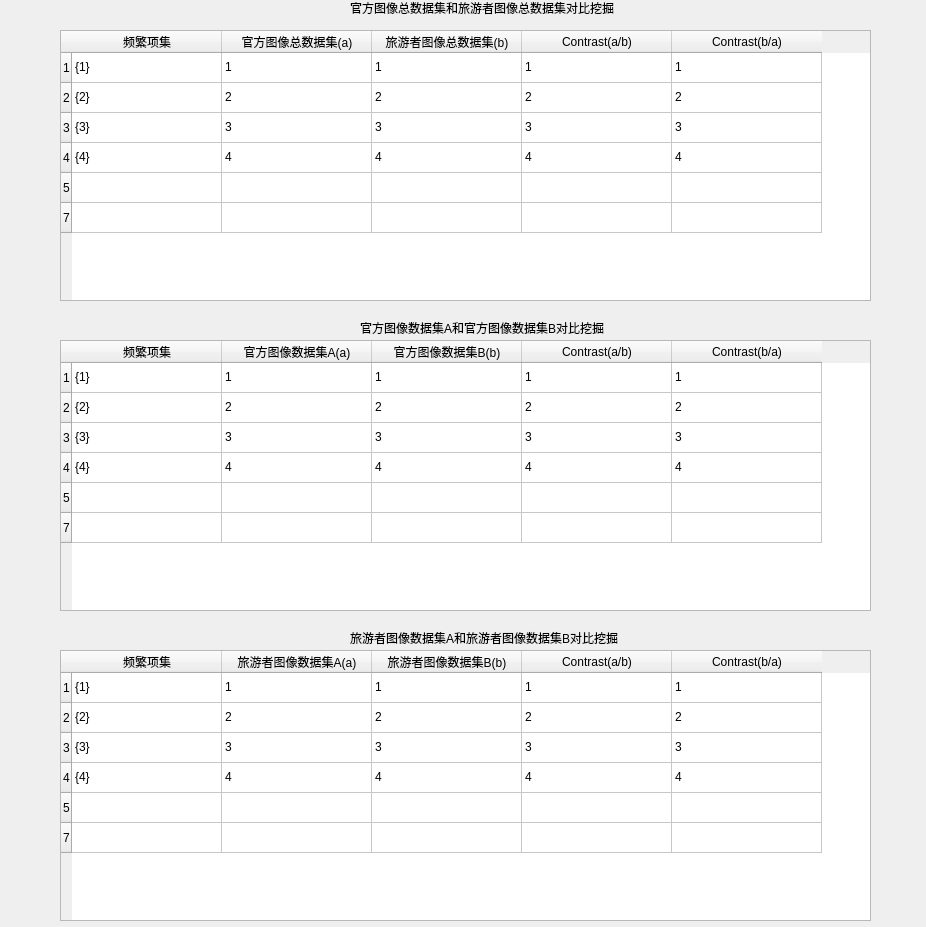
<?xml version="1.0" encoding="UTF-8"?>
<ui version="4.0">
 <class>Form</class>
 <widget class="QWidget" name="Form">
  <property name="geometry">
   <rect>
    <x>0</x>
    <y>0</y>
    <width>926</width>
    <height>927</height>
   </rect>
  </property>
  <property name="windowTitle">
   <string>Form</string>
  </property>
  <widget class="QLabel" name="label">
   <property name="geometry">
    <rect>
     <x>350</x>
     <y>0</y>
     <width>331</width>
     <height>16</height>
    </rect>
   </property>
   <property name="text">
    <string>官方图像总数据集和旅游者图像总数据集对比挖掘</string>
   </property>
  </widget>
  <widget class="QLabel" name="label_2">
   <property name="geometry">
    <rect>
     <x>360</x>
     <y>320</y>
     <width>281</width>
     <height>16</height>
    </rect>
   </property>
   <property name="text">
    <string>官方图像数据集A和官方图像数据集B对比挖掘</string>
   </property>
  </widget>
  <widget class="QLabel" name="label_3">
   <property name="geometry">
    <rect>
     <x>350</x>
     <y>630</y>
     <width>281</width>
     <height>16</height>
    </rect>
   </property>
   <property name="text">
    <string>旅游者图像数据集A和旅游者图像数据集B对比挖掘</string>
   </property>
  </widget>
  <widget class="QTableWidget" name="tableWidget">
   <property name="geometry">
    <rect>
     <x>60</x>
     <y>30</y>
     <width>811</width>
     <height>271</height>
    </rect>
   </property>
   <attribute name="horizontalHeaderDefaultSectionSize">
    <number>150</number>
   </attribute>
   <row>
    <property name="text">
     <string>1</string>
    </property>
   </row>
   <row>
    <property name="text">
     <string>2</string>
    </property>
   </row>
   <row>
    <property name="text">
     <string>3</string>
    </property>
   </row>
   <row>
    <property name="text">
     <string>4</string>
    </property>
   </row>
   <row>
    <property name="text">
     <string>5</string>
    </property>
   </row>
   <row>
    <property name="text">
     <string>7</string>
    </property>
   </row>
   <column>
    <property name="text">
     <string>频繁项集</string>
    </property>
   </column>
   <column>
    <property name="text">
     <string>官方图像总数据集(a)</string>
    </property>
   </column>
   <column>
    <property name="text">
     <string>旅游者图像总数据集(b)</string>
    </property>
   </column>
   <column>
    <property name="text">
     <string>Contrast(a/b)</string>
    </property>
   </column>
   <column>
    <property name="text">
     <string>Contrast(b/a)</string>
    </property>
   </column>
   <item row="0" column="0">
    <property name="text">
     <string>{1}</string>
    </property>
   </item>
   <item row="0" column="1">
    <property name="text">
     <string>1</string>
    </property>
   </item>
   <item row="0" column="2">
    <property name="text">
     <string>1</string>
    </property>
   </item>
   <item row="0" column="3">
    <property name="text">
     <string>1</string>
    </property>
   </item>
   <item row="0" column="4">
    <property name="text">
     <string>1</string>
    </property>
   </item>
   <item row="1" column="0">
    <property name="text">
     <string>{2}</string>
    </property>
   </item>
   <item row="1" column="1">
    <property name="text">
     <string>2</string>
    </property>
   </item>
   <item row="1" column="2">
    <property name="text">
     <string>2</string>
    </property>
   </item>
   <item row="1" column="3">
    <property name="text">
     <string>2</string>
    </property>
   </item>
   <item row="1" column="4">
    <property name="text">
     <string>2</string>
    </property>
   </item>
   <item row="2" column="0">
    <property name="text">
     <string>{3}</string>
    </property>
   </item>
   <item row="2" column="1">
    <property name="text">
     <string>3</string>
    </property>
   </item>
   <item row="2" column="2">
    <property name="text">
     <string>3</string>
    </property>
   </item>
   <item row="2" column="3">
    <property name="text">
     <string>3</string>
    </property>
   </item>
   <item row="2" column="4">
    <property name="text">
     <string>3</string>
    </property>
   </item>
   <item row="3" column="0">
    <property name="text">
     <string>{4}</string>
    </property>
   </item>
   <item row="3" column="1">
    <property name="text">
     <string>4</string>
    </property>
   </item>
   <item row="3" column="2">
    <property name="text">
     <string>4</string>
    </property>
   </item>
   <item row="3" column="3">
    <property name="text">
     <string>4</string>
    </property>
   </item>
   <item row="3" column="4">
    <property name="text">
     <string>4</string>
    </property>
   </item>
   <item row="4" column="1">
    <property name="text">
     <string/>
    </property>
   </item>
  </widget>
  <widget class="QTableWidget" name="tableWidget_2">
   <property name="geometry">
    <rect>
     <x>60</x>
     <y>340</y>
     <width>811</width>
     <height>271</height>
    </rect>
   </property>
   <attribute name="horizontalHeaderDefaultSectionSize">
    <number>150</number>
   </attribute>
   <row>
    <property name="text">
     <string>1</string>
    </property>
   </row>
   <row>
    <property name="text">
     <string>2</string>
    </property>
   </row>
   <row>
    <property name="text">
     <string>3</string>
    </property>
   </row>
   <row>
    <property name="text">
     <string>4</string>
    </property>
   </row>
   <row>
    <property name="text">
     <string>5</string>
    </property>
   </row>
   <row>
    <property name="text">
     <string>7</string>
    </property>
   </row>
   <column>
    <property name="text">
     <string>频繁项集</string>
    </property>
   </column>
   <column>
    <property name="text">
     <string>官方图像数据集A(a)</string>
    </property>
   </column>
   <column>
    <property name="text">
     <string>官方图像数据集B(b)</string>
    </property>
   </column>
   <column>
    <property name="text">
     <string>Contrast(a/b)</string>
    </property>
   </column>
   <column>
    <property name="text">
     <string>Contrast(b/a)</string>
    </property>
   </column>
   <item row="0" column="0">
    <property name="text">
     <string>{1}</string>
    </property>
   </item>
   <item row="0" column="1">
    <property name="text">
     <string>1</string>
    </property>
   </item>
   <item row="0" column="2">
    <property name="text">
     <string>1</string>
    </property>
   </item>
   <item row="0" column="3">
    <property name="text">
     <string>1</string>
    </property>
   </item>
   <item row="0" column="4">
    <property name="text">
     <string>1</string>
    </property>
   </item>
   <item row="1" column="0">
    <property name="text">
     <string>{2}</string>
    </property>
   </item>
   <item row="1" column="1">
    <property name="text">
     <string>2</string>
    </property>
   </item>
   <item row="1" column="2">
    <property name="text">
     <string>2</string>
    </property>
   </item>
   <item row="1" column="3">
    <property name="text">
     <string>2</string>
    </property>
   </item>
   <item row="1" column="4">
    <property name="text">
     <string>2</string>
    </property>
   </item>
   <item row="2" column="0">
    <property name="text">
     <string>{3}</string>
    </property>
   </item>
   <item row="2" column="1">
    <property name="text">
     <string>3</string>
    </property>
   </item>
   <item row="2" column="2">
    <property name="text">
     <string>3</string>
    </property>
   </item>
   <item row="2" column="3">
    <property name="text">
     <string>3</string>
    </property>
   </item>
   <item row="2" column="4">
    <property name="text">
     <string>3</string>
    </property>
   </item>
   <item row="3" column="0">
    <property name="text">
     <string>{4}</string>
    </property>
   </item>
   <item row="3" column="1">
    <property name="text">
     <string>4</string>
    </property>
   </item>
   <item row="3" column="2">
    <property name="text">
     <string>4</string>
    </property>
   </item>
   <item row="3" column="3">
    <property name="text">
     <string>4</string>
    </property>
   </item>
   <item row="3" column="4">
    <property name="text">
     <string>4</string>
    </property>
   </item>
   <item row="4" column="1">
    <property name="text">
     <string/>
    </property>
   </item>
  </widget>
  <widget class="QTableWidget" name="tableWidget_3">
   <property name="geometry">
    <rect>
     <x>60</x>
     <y>650</y>
     <width>811</width>
     <height>271</height>
    </rect>
   </property>
   <attribute name="horizontalHeaderDefaultSectionSize">
    <number>150</number>
   </attribute>
   <row>
    <property name="text">
     <string>1</string>
    </property>
   </row>
   <row>
    <property name="text">
     <string>2</string>
    </property>
   </row>
   <row>
    <property name="text">
     <string>3</string>
    </property>
   </row>
   <row>
    <property name="text">
     <string>4</string>
    </property>
   </row>
   <row>
    <property name="text">
     <string>5</string>
    </property>
   </row>
   <row>
    <property name="text">
     <string>7</string>
    </property>
   </row>
   <column>
    <property name="text">
     <string>频繁项集</string>
    </property>
   </column>
   <column>
    <property name="text">
     <string>旅游者图像数据集A(a)</string>
    </property>
   </column>
   <column>
    <property name="text">
     <string>旅游者图像数据集B(b)</string>
    </property>
   </column>
   <column>
    <property name="text">
     <string>Contrast(a/b)</string>
    </property>
   </column>
   <column>
    <property name="text">
     <string>Contrast(b/a)</string>
    </property>
   </column>
   <item row="0" column="0">
    <property name="text">
     <string>{1}</string>
    </property>
   </item>
   <item row="0" column="1">
    <property name="text">
     <string>1</string>
    </property>
   </item>
   <item row="0" column="2">
    <property name="text">
     <string>1</string>
    </property>
   </item>
   <item row="0" column="3">
    <property name="text">
     <string>1</string>
    </property>
   </item>
   <item row="0" column="4">
    <property name="text">
     <string>1</string>
    </property>
   </item>
   <item row="1" column="0">
    <property name="text">
     <string>{2}</string>
    </property>
   </item>
   <item row="1" column="1">
    <property name="text">
     <string>2</string>
    </property>
   </item>
   <item row="1" column="2">
    <property name="text">
     <string>2</string>
    </property>
   </item>
   <item row="1" column="3">
    <property name="text">
     <string>2</string>
    </property>
   </item>
   <item row="1" column="4">
    <property name="text">
     <string>2</string>
    </property>
   </item>
   <item row="2" column="0">
    <property name="text">
     <string>{3}</string>
    </property>
   </item>
   <item row="2" column="1">
    <property name="text">
     <string>3</string>
    </property>
   </item>
   <item row="2" column="2">
    <property name="text">
     <string>3</string>
    </property>
   </item>
   <item row="2" column="3">
    <property name="text">
     <string>3</string>
    </property>
   </item>
   <item row="2" column="4">
    <property name="text">
     <string>3</string>
    </property>
   </item>
   <item row="3" column="0">
    <property name="text">
     <string>{4}</string>
    </property>
   </item>
   <item row="3" column="1">
    <property name="text">
     <string>4</string>
    </property>
   </item>
   <item row="3" column="2">
    <property name="text">
     <string>4</string>
    </property>
   </item>
   <item row="3" column="3">
    <property name="text">
     <string>4</string>
    </property>
   </item>
   <item row="3" column="4">
    <property name="text">
     <string>4</string>
    </property>
   </item>
   <item row="4" column="1">
    <property name="text">
     <string/>
    </property>
   </item>
  </widget>
 </widget>
 <resources/>
 <connections/>
</ui>
